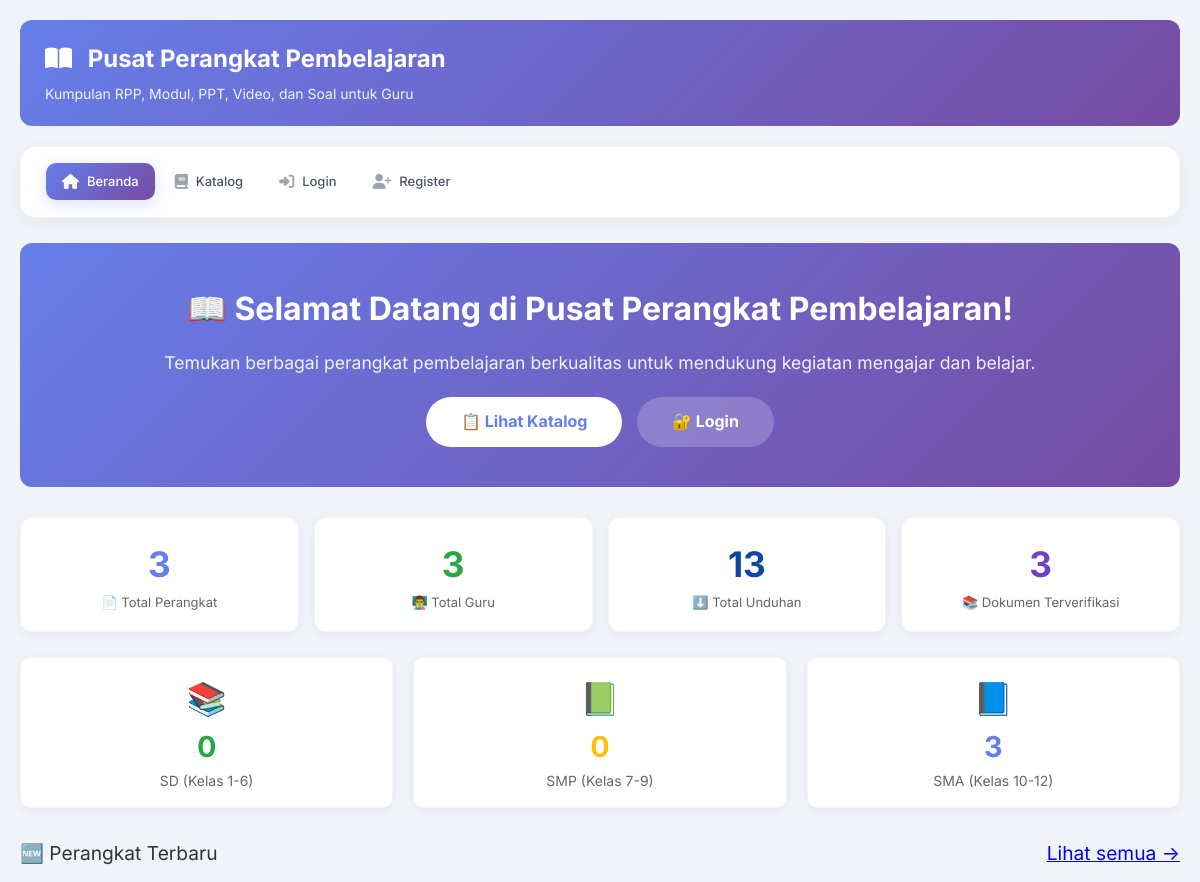
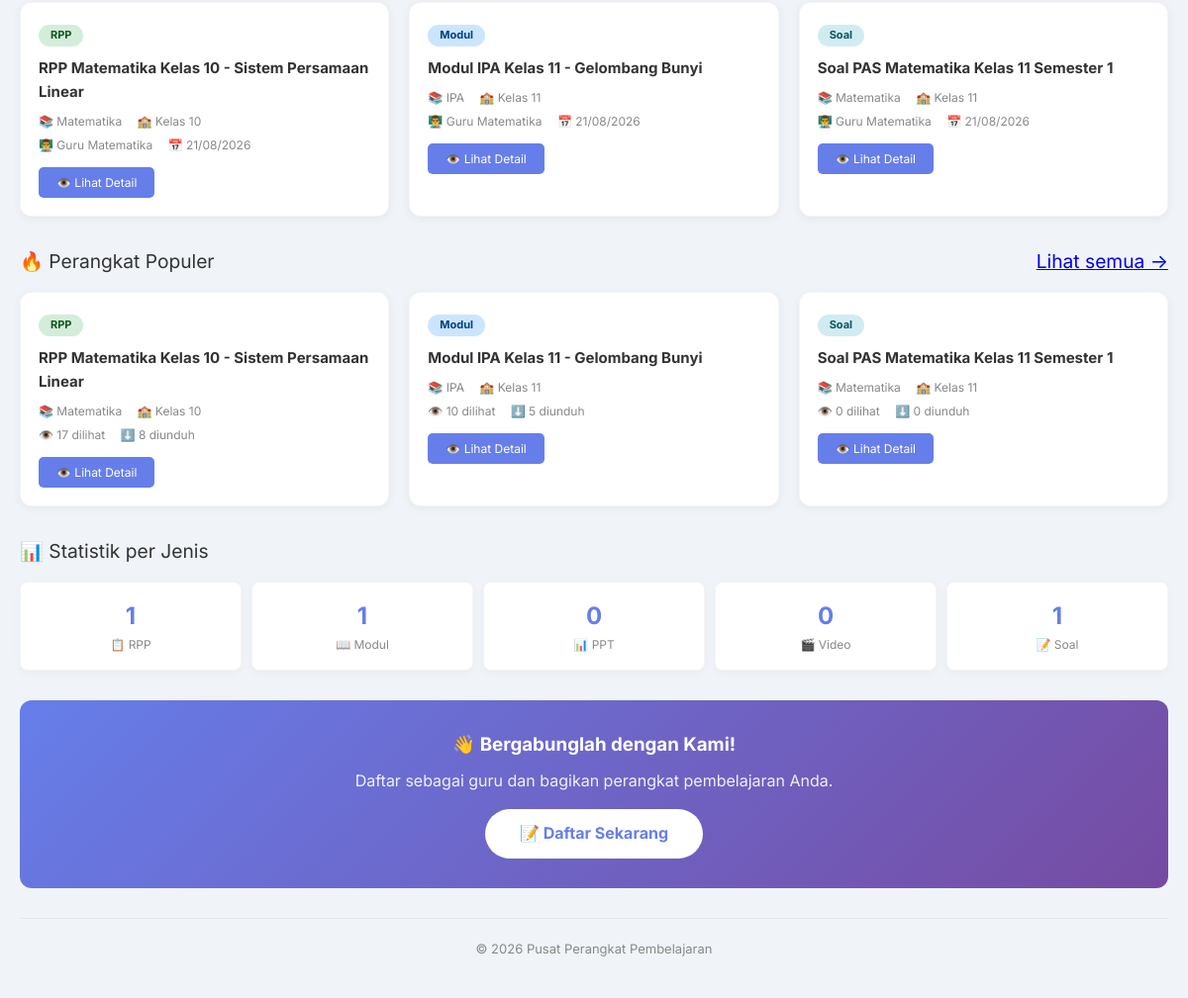
The page / on the database its author committed (2 pictures, top to bottom).
### tables this page shows
CREATE TABLE `perangkat` (
  `id` int(11) NOT NULL,
  `judul` varchar(200) NOT NULL,
  `deskripsi` text DEFAULT NULL,
  `jenis` enum('RPP','Modul','PPT','Video','Soal','Lainnya') NOT NULL,
  `file_path` varchar(255) NOT NULL,
  `thumbnail` varchar(255) DEFAULT NULL,
  `semester` enum('1','2') NOT NULL,
  `tahun_ajaran` varchar(9) NOT NULL,
  `id_mapel` int(11) DEFAULT NULL,
  `id_kelas` int(11) DEFAULT NULL,
  `id_guru` int(11) DEFAULT NULL,
  `status` enum('draft','pending_kepsek','ditolak_kepsek','pending_pengawas','ditolak_pengawas','terverifikasi') DEFAULT 'draft',
  `ttd_kepsek` varchar(255) DEFAULT NULL,
  `ttd_kepsek_date` datetime DEFAULT NULL,
  `catatan_kepsek` text DEFAULT NULL,
  `ttd_pengawas` varchar(255) DEFAULT NULL,
  `ttd_pengawas_date` datetime DEFAULT NULL,
  `catatan_pengawas` text DEFAULT NULL,
  `views` int(11) DEFAULT 0,
  `downloads` int(11) DEFAULT 0,
  `created_at` timestamp NOT NULL DEFAULT current_timestamp(),
  `updated_at` timestamp NOT NULL DEFAULT current_timestamp() ON UPDATE current_timestamp()
);

CREATE TABLE `mata_pelajaran` (
  `id` int(11) NOT NULL,
  `nama_mapel` varchar(50) NOT NULL,
  `kode_mapel` varchar(10) NOT NULL
);

CREATE TABLE `kelas` (
  `id` int(11) NOT NULL,
  `nama_kelas` varchar(10) NOT NULL,
  `jenjang` varchar(20) DEFAULT 'SMA'
);

CREATE TABLE `users` (
  `id` int(11) NOT NULL,
  `name` varchar(100) NOT NULL,
  `email` varchar(100) NOT NULL,
  `password` varchar(255) NOT NULL,
  `role` enum('guru','kepala_sekolah','pengawas','dinas','admin') NOT NULL,
  `nip` varchar(20) DEFAULT NULL,
  `sekolah` varchar(100) DEFAULT NULL,
  `sekolah_id` int(11) DEFAULT NULL,
  `phone` varchar(15) DEFAULT NULL,
  `photo` varchar(255) DEFAULT NULL,
  `is_active` tinyint(1) DEFAULT 1,
  `created_at` timestamp NOT NULL DEFAULT current_timestamp(),
  `updated_at` timestamp NOT NULL DEFAULT current_timestamp() ON UPDATE current_timestamp()
);

### config/database.php (called while the page is built, shortened)
<?php
$host = 'localhost';
$username = 'root';
$password = '';
$database = 'perangkat_pembelajaran';
$conn = mysqli_connect($host, $username, $password, $database);
mysqli_set_charset($conn, "utf8mb4");
function fetchAll($sql) {
    global $conn;
    $result = mysqli_query($conn, $sql);
    $data = [];
    while ($row = mysqli_fetch_assoc($result)) {
        $data[] = $row;
    }
    return $data;
}
function fetchOne($sql) {
    global $conn;
    $result = mysqli_query($conn, $sql);
    return mysqli_fetch_assoc($result);
}
function countData($sql) {
    global $conn;
    $result = mysqli_query($conn, $sql);
    return mysqli_num_rows($result);
}
?>

### index.php (the view, shortened to what this page needs)
<?php
include_once 'config/database.php';
$total_perangkat = countData("SELECT * FROM perangkat WHERE status = 'terverifikasi'");
$total_guru = countData("SELECT * FROM users WHERE role = 'guru'");
$total_downloads_query = fetchOne("SELECT SUM(downloads) as total FROM perangkat");
$total_downloads = $total_downloads_query['total'] ?? 0;
$perangkat_terbaru = fetchAll("
    SELECT p.*, u.name as guru_name, mp.nama_mapel, k.nama_kelas
    FROM perangkat p
    LEFT JOIN users u ON p.id_guru = u.id
    LEFT JOIN mata_pelajaran mp ON p.id_mapel = mp.id
    LEFT JOIN kelas k ON p.id_kelas = k.id
    WHERE p.status = 'terverifikasi'
    ORDER BY p.created_at DESC
    LIMIT 6
");
$perangkat_populer = fetchAll("
    SELECT p.*, u.name as guru_name, mp.nama_mapel, k.nama_kelas
    FROM perangkat p
    LEFT JOIN users u ON p.id_guru = u.id
    LEFT JOIN mata_pelajaran mp ON p.id_mapel = mp.id
    LEFT JOIN kelas k ON p.id_kelas = k.id
    WHERE p.status = 'terverifikasi'
    ORDER BY p.views DESC
    LIMIT 6
");
$stat_sd = countData("
    SELECT p.* FROM perangkat p
    JOIN kelas k ON p.id_kelas = k.id
    WHERE p.status = 'terverifikasi' AND k.jenjang = 'SD'
");
$stat_smp = countData("
    SELECT p.* FROM perangkat p
    JOIN kelas k ON p.id_kelas = k.id
    WHERE p.status = 'terverifikasi' AND k.jenjang = 'SMP'
");
$stat_sma = countData("
    SELECT p.* FROM perangkat p
    JOIN kelas k ON p.id_kelas = k.id
    WHERE p.status = 'terverifikasi' AND k.jenjang = 'SMA'
");
$stat_rpp = countData("SELECT * FROM perangkat WHERE status = 'terverifikasi' AND jenis = 'RPP'");
$stat_modul = countData("SELECT * FROM perangkat WHERE status = 'terverifikasi' AND jenis = 'Modul'");
$stat_ppt = countData("SELECT * FROM perangkat WHERE status = 'terverifikasi' AND jenis = 'PPT'");
$stat_video = countData("SELECT * FROM perangkat WHERE status = 'terverifikasi' AND jenis = 'Video'");
$stat_soal = countData("SELECT * FROM perangkat WHERE status = 'terverifikasi' AND jenis = 'Soal'");
?>
<!DOCTYPE html>
<html lang="id">
<head>
    <link rel="stylesheet" href="https://cdnjs.cloudflare.com/ajax/libs/font-awesome/6.4.0/css/all.min.css">
    <link rel="stylesheet" href="/website_perangkat/public/css/style.css">
</head>
<body>
    <div class="container">
        <header class="header">
            <div>
                <h1><i class="fas fa-book-open"></i> Pusat Perangkat Pembelajaran</h1>
                <p>Kumpulan RPP, Modul, PPT, Video, dan Soal untuk Guru</p>
            </div>
        </header>
        <?php include_once 'navbar.php'; ?>
        <main>
            <div class="hero-section">
                <h2>📖 Selamat Datang di Pusat Perangkat Pembelajaran!</h2>
                <p>Temukan berbagai perangkat pembelajaran berkualitas untuk mendukung kegiatan mengajar dan belajar.</p>
                <a href="/website_perangkat/katalog.php" class="btn-hero">📋 Lihat Katalog</a>
                <?php if (!isset($_SESSION['user_id'])): ?>
                    <a href="/website_perangkat/login.php" class="btn-hero" style="background:rgba(255,255,255,0.2); color:white; margin-left:10px;">🔐 Login</a>
                <?php endif; ?>
            </div>
            <div class="stats-grid">
                <div class="stat-card">
                    <div class="number"><?php echo $total_perangkat; ?></div>
                    <div class="label">📄 Total Perangkat</div>
                </div>
                <div class="stat-card">
                    <div class="number green"><?php echo $total_guru; ?></div>
                    <div class="label">👨‍🏫 Total Guru</div>
                </div>
                <div class="stat-card">
                    <div class="number blue"><?php echo $total_downloads; ?></div>
                    <div class="label">⬇️ Total Unduhan</div>
                </div>
                <div class="stat-card">
                    <div class="number purple"><?php echo $stat_rpp + $stat_modul + $stat_ppt + $stat_video + $stat_soal; ?></div>
                    <div class="label">📚 Dokumen Terverifikasi</div>
                </div>
            </div>
            <div style="display:flex; gap:20px; flex-wrap:wrap; margin-bottom:20px;">
                <div style="flex:1; min-width:200px; background:white; padding:15px; border-radius:10px; box-shadow:0 2px 10px rgba(0,0,0,0.06); text-align:center; border:1px solid rgba(0,0,0,0.04);">
                    <div style="font-size:2em; color:#28a745;">📚</div>
                    <div style="font-size:1.8em; font-weight:bold; color:#28a745;"><?php echo $stat_sd; ?></div>
                    <div style="color:#666; font-size:14px;">SD (Kelas 1-6)</div>
                </div>
                <div style="flex:1; min-width:200px; background:white; padding:15px; border-radius:10px; box-shadow:0 2px 10px rgba(0,0,0,0.06); text-align:center; border:1px solid rgba(0,0,0,0.04);">
                    <div style="font-size:2em; color:#ffc107;">📗</div>
                    <div style="font-size:1.8em; font-weight:bold; color:#ffc107;"><?php echo $stat_smp; ?></div>
                    <div style="color:#666; font-size:14px;">SMP (Kelas 7-9)</div>
                </div>
                <div style="flex:1; min-width:200px; background:white; padding:15px; border-radius:10px; box-shadow:0 2px 10px rgba(0,0,0,0.06); text-align:center; border:1px solid rgba(0,0,0,0.04);">
                    <div style="font-size:2em; color:#667eea;">📘</div>
                    <div style="font-size:1.8em; font-weight:bold; color:#667eea;"><?php echo $stat_sma; ?></div>
                    <div style="color:#666; font-size:14px;">SMA (Kelas 10-12)</div>
                </div>
            </div>
            <div class="section-title">
                <span>🆕 Perangkat Terbaru</span>
                <a href="/website_perangkat/katalog.php">Lihat semua →</a>
            </div>
            <div class="perangkat-grid">
                <?php if (count($perangkat_terbaru) > 0): ?>
                    <?php foreach ($perangkat_terbaru as $p): ?>
                        <?php $badge_class = 'badge-' . strtolower($p['jenis']); ?>
                        <div class="perangkat-card">
                            <div class="card-body">
                                <span class="badge <?php echo $badge_class; ?>"><?php echo $p['jenis']; ?></span>
                                <h4><a href="detail.php?id=<?php echo $p['id']; ?>"><?php echo htmlspecialchars($p['judul']); ?></a></h4>
                                <div class="meta">
                                    <span>📚 <?php echo $p['nama_mapel'] ?? '-'; ?></span>
                                    <span>🏫 Kelas <?php echo $p['nama_kelas'] ?? '-'; ?></span>
                                </div>
                                <div class="meta">
                                    <span>👨‍🏫 <?php echo $p['guru_name'] ?? 'Unknown'; ?></span>
                                    <span>📅 <?php echo date('d/m/Y', strtotime($p['created_at'])); ?></span>
                                </div>
                                <a href="detail.php?id=<?php echo $p['id']; ?>" class="btn-detail">👁️ Lihat Detail</a>
                            </div>
                        </div>
                    <?php endforeach; ?>
                <?php else: ?>
                    <div style="grid-column:1/-1; text-align:center; padding:30px; background:white; border-radius:10px; color:#888;">
                        📭 Belum ada perangkat pembelajaran terverifikasi.
                    </div>
                <?php endif; ?>
            </div>
            <div class="section-title">
                <span>🔥 Perangkat Populer</span>
                <a href="/website_perangkat/katalog.php">Lihat semua →</a>
            </div>
            <div class="perangkat-grid">
                <?php if (count($perangkat_populer) > 0): ?>
                    <?php foreach ($perangkat_populer as $p): ?>
                        <?php $badge_class = 'badge-' . strtolower($p['jenis']); ?>
                        <div class="perangkat-card">
                            <div class="card-body">
                                <span class="badge <?php echo $badge_class; ?>"><?php echo $p['jenis']; ?></span>
                                <h4><a href="detail.php?id=<?php echo $p['id']; ?>"><?php echo htmlspecialchars($p['judul']); ?></a></h4>
                                <div class="meta">
                                    <span>📚 <?php echo $p['nama_mapel'] ?? '-'; ?></span>
                                    <span>🏫 Kelas <?php echo $p['nama_kelas'] ?? '-'; ?></span>
                                </div>
                                <div class="meta">
                                    <span>👁️ <?php echo $p['views']; ?> dilihat</span>
                                    <span>⬇️ <?php echo $p['downloads']; ?> diunduh</span>
                                </div>
                                <a href="detail.php?id=<?php echo $p['id']; ?>" class="btn-detail">👁️ Lihat Detail</a>
                            </div>
                        </div>
                    <?php endforeach; ?>
                <?php else: ?>
                    <div style="grid-column:1/-1; text-align:center; padding:30px; background:white; border-radius:10px; color:#888;">
                        📭 Belum ada perangkat pembelajaran populer.
                    </div>
                <?php endif; ?>
            </div>
            <div class="section-title">
                <span>📊 Statistik per Jenis</span>
            </div>
            <div class="jenis-stats">
                <div class="jenis-item">
                    <div class="jml"><?php echo $stat_rpp; ?></div>
                    <div class="jml-label">📋 RPP</div>
                </div>
                <div class="jenis-item">
                    <div class="jml"><?php echo $stat_modul; ?></div>
                    <div class="jml-label">📖 Modul</div>
                </div>
                <div class="jenis-item">
                    <div class="jml"><?php echo $stat_ppt; ?></div>
                    <div class="jml-label">📊 PPT</div>
                </div>
                <div class="jenis-item">
                    <div class="jml"><?php echo $stat_video; ?></div>
                    <div class="jml-label">🎬 Video</div>
                </div>
                <div class="jenis-item">
                    <div class="jml"><?php echo $stat_soal; ?></div>
                    <div class="jml-label">📝 Soal</div>
                </div>
            </div>
            <?php if (isset($_SESSION['user_id']) && $_SESSION['role'] == 'guru'): ?>
                <div class="cta-section">
                    <h3>📤 Bagikan Perangkat Pembelajaran Anda!</h3>
                    <p>Upload perangkat pembelajaran yang Anda buat dan bagikan dengan guru lainnya.</p>
                    <a href="/website_perangkat/upload.php" class="btn-hero">📤 Upload Sekarang</a>
                </div>
            <?php else: ?>
                <div class="cta-section" style="background:linear-gradient(135deg, #667eea 0%, #764ba2 100%);">
                    <h3>👋 Bergabunglah dengan Kami!</h3>
                    <p>Daftar sebagai guru dan bagikan perangkat pembelajaran Anda.</p>
                    <a href="/website_perangkat/register.php" class="btn-hero" style="color:#667eea;">📝 Daftar Sekarang</a>
                </div>
            <?php endif; ?>
        </main>
        <footer class="footer">
            <p>&copy; <?php echo date('Y'); ?> Pusat Perangkat Pembelajaran</p>
        </footer>
    </div>
</body>
</html>

### rows shown on the page
perangkat: jenis "RPP", judul "RPP Matematika Kelas 10 - Sistem Persamaan Linear", id_mapel.nama_mapel "Matematika", id_kelas.nama_kelas "10", id_guru.name "Guru Matematika", created_at "21/08/2026", views "17", downloads "8"
perangkat: jenis "Modul", judul "Modul IPA Kelas 11 - Gelombang Bunyi", id_mapel.nama_mapel "IPA", id_kelas.nama_kelas "11", id_guru.name "Guru Matematika", created_at "21/08/2026", views "10", downloads "5"
perangkat: jenis "Soal", judul "Soal PAS Matematika Kelas 11 Semester 1", id_mapel.nama_mapel "Matematika", id_kelas.nama_kelas "11", id_guru.name "Guru Matematika", created_at "21/08/2026", views "0", downloads "0"

### other values the page prints
$total_perangkat "3"
$total_guru "3"
$total_downloads "13"
$stat_rpp + $stat_modul + $stat_ppt + $stat_video + $stat_soal "3"
$stat_sd "0"
$stat_smp "0"
$stat_sma "3"
$stat_rpp "1"
$stat_modul "1"
$stat_ppt "0"
$stat_video "0"
$stat_soal "1"
